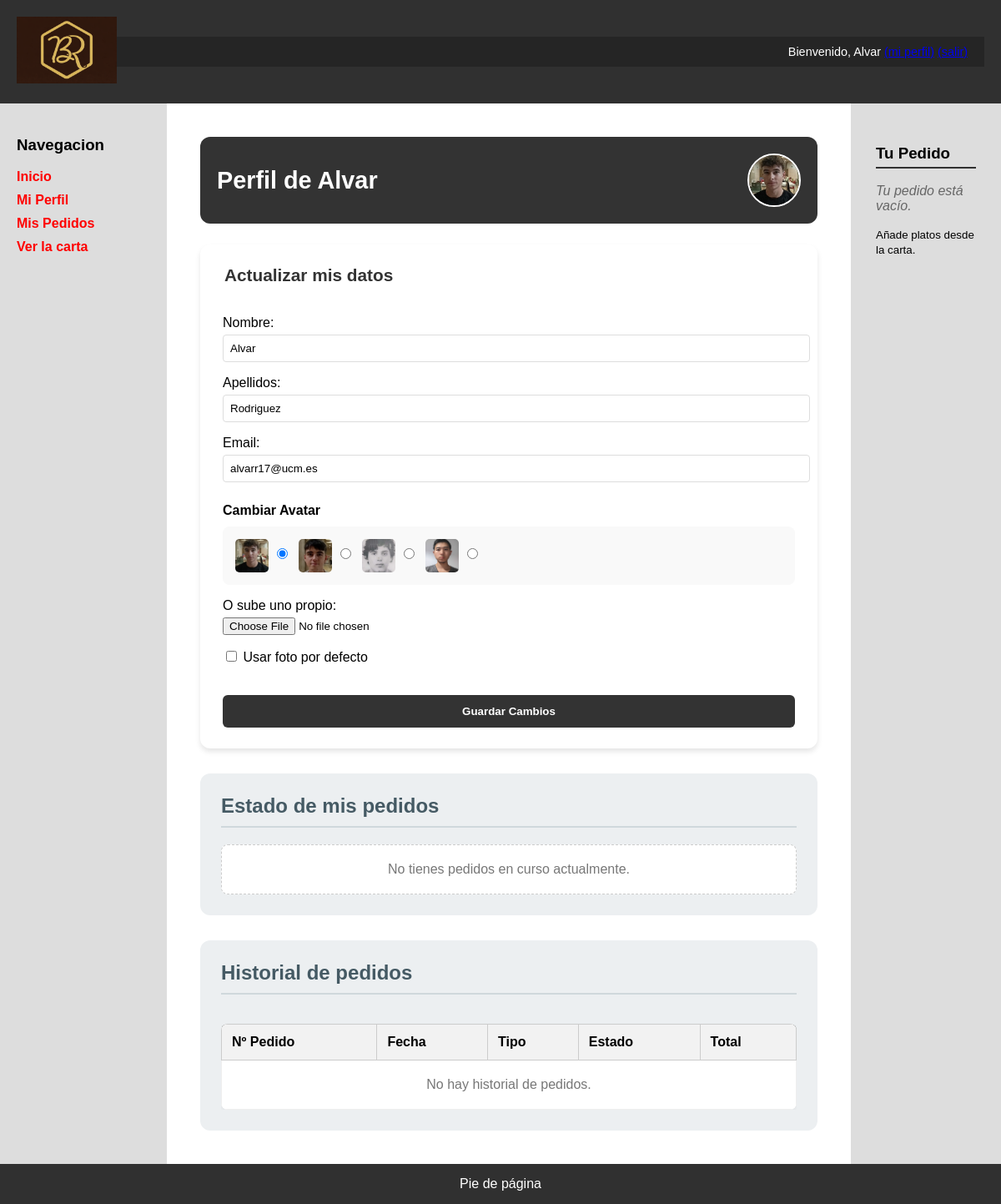
The app's page /perfil.php (signed in) with its own data.
### tables this page shows
CREATE TABLE `usuarios` (
  `id` int(11) NOT NULL,
  `nombreUsuario` varchar(30) NOT NULL,
  `password` varchar(70) NOT NULL,
  `avatar` varchar(255) DEFAULT 'default.png',
  `nombre` varchar(50) NOT NULL,
  `apellidos` varchar(100) NOT NULL,
  `email` varchar(100) NOT NULL,
  `rol` int(11) NOT NULL DEFAULT 1
);

### includes/clases/Formulario.php (called while the page is built, shortened)
<?php
abstract class Formulario
{
    protected static function generaListaErroresGlobales($errores = array(), $classAtt = '')
    {
        $clavesErroresGlobales = array_filter(array_keys($errores), function ($elem) {
            return is_numeric($elem);
        });
        $numErrores = count($clavesErroresGlobales);
        if ($numErrores == 0) {
            return '';
        }
        $html = "<ul class=\"$classAtt\">";
        $html .= '</ul>';
        return $html;
    }
}

### includes/clases/FormularioPerfil.php (the view, shortened to what this page needs)
<?php
class FormularioPerfil extends Formulario
{
    private $nombreUsuario;
    public function __construct($nombreUsuario)
    {
        $this->nombreUsuario = $nombreUsuario;
    }
    public function generaHtml()
    {
        $this->errores = [];
        $datos = $_POST ?: [];
        return $this->generaCamposFormulario($datos);
    }
    protected function generaCamposFormulario(&$datos)
    {
        $conn = Aplicacion::getInstance()->getConexionBd();
        $query = "SELECT * FROM usuarios WHERE nombreUsuario = '{$this->nombreUsuario}'";
        $rs = $conn->query($query);
        $user = $rs->fetch_assoc();
        $nombre    = htmlspecialchars($datos['nombre']     ?? $user['nombre']);
        $apellidos = htmlspecialchars($datos['apellidos']  ?? $user['apellidos']);
        $email     = htmlspecialchars($datos['email']      ?? $user['email']);
        $avatarActual = $datos['avatar_pre'] ?? $user['avatar'];
        $avatares = ['alvar.jpg', 'ethan.jpg', 'yago.jpg', 'zhirun.jpg'];
        $htmlAvatares = "";
        foreach ($avatares as $av) {
            $checked = ($avatarActual == $av) ? "checked" : "";
            $htmlAvatares .= "<label class='perfil-avatar-opcion'><img src='img/avatares/$av'><input type='radio' name='avatar_pre' value='$av' $checked></label>";
        }
        $htmlErrores = self::generaListaErroresGlobales($this->errores);
        return <<<EOF
        $htmlErrores
        <form action="perfil.php" method="POST" enctype="multipart/form-data">
            <input type="hidden" name="formId" value="formPerfil">
            <fieldset class="perfil-fieldset">
                <legend class="perfil-legend">Actualizar mis datos</legend>
                <p>Nombre:<br><input type="text" name="nombre" value="$nombre" class="perfil-input-text" required></p>
                <p>Apellidos:<br><input type="text" name="apellidos" value="$apellidos" class="perfil-input-text"></p>
                <p>Email:<br><input type="email" name="email" value="$email" class="perfil-input-text" required></p>
                <h4 class="perfil-avatar-title">Cambiar Avatar</h4>
                <div class="perfil-avatar-box">$htmlAvatares</div>
                <p>O sube uno propio:<br><input type="file" name="nueva_foto" accept="image/*" class="perfil-file-input"></p>
                <p class="perfil-checkbox"><input type="checkbox" name="borrar_foto"> Usar foto por defecto</p>
                <button type="submit" name="actualizar" class="perfil-submit">Guardar Cambios</button>
            </fieldset>
        </form>
        EOF;
    }
}

### perfil.php (shortened to what this page needs)
<?php
$conn = Aplicacion::getInstance()->getConexionBd();
$nombreUsuario = $conn->real_escape_string($_SESSION['nombreUsuario']);
$query = "SELECT * FROM usuarios WHERE nombreUsuario = '$nombreUsuario'";
$rs = $conn->query($query);
$usuario = $rs->fetch_assoc();
$estadosActivos = "'En preparacion', 'Cocinando', 'Listo cocina', 'Terminado'";
$query = "SELECT * FROM pedidos WHERE id_usuario = {$usuario['id']} AND estado IN ($estadosActivos) ORDER BY fecha DESC";
$rs = $conn->query($query);
$htmlActivos = "";
if ($rs && $rs->num_rows > 0) {
    foreach ($rs as $pedido) {
        $htmlActivos .= "
        <div class='perfil-pedido-activo'>
            <div class='perfil-pedido-activo-header'>
                <strong class='perfil-pedido-activo-titulo'>Pedido #{$pedido['numero_pedido']}</strong>
                <span class='perfil-pedido-activo-estado'>{$pedido['estado']}</span>
            </div>
            <div class='perfil-pedido-activo-detalle'>
                <p><strong>Fecha:</strong> {$pedido['fecha']}</p>
                <p><strong>Tipo:</strong> {$pedido['tipo']}</p>
                <p class='perfil-pedido-activo-total'><strong>Total: " . number_format($pedido['total'], 2) . "€</strong></p>
            </div>
        </div>";
    }
} else {
    $htmlActivos = "<div class='perfil-pedido-activo-vacio'>No tienes pedidos en curso actualmente.</div>";
}
$query = "SELECT * FROM pedidos WHERE id_usuario = {$usuario['id']} AND estado NOT IN ($estadosActivos) ORDER BY fecha DESC";
$rs = $conn->query($query);
if ($rs && $rs->num_rows > 0) {
    $filasHistorial = "";
    foreach ($rs as $ped) {
        $total = number_format($ped['total'], 2);
        $filasHistorial .= "
        <tr class='perfil-historial-row'>
            <td class='perfil-historial-cell'>#{$ped['numero_pedido']}</td>
            <td class='perfil-historial-cell'>{$ped['fecha']}</td>
            <td class='perfil-historial-cell'>{$ped['tipo']}</td>
            <td class='perfil-historial-cell'>{$ped['estado']}</td>
            <td class='perfil-historial-cell perfil-historial-cell--total'>{$total}€</td>
        </tr>";
    }
} else {
    $filasHistorial = "<tr><td colspan='5' class='perfil-historial-vacio'>No hay historial de pedidos.</td></tr>";
}
$htmlHistorial = <<<EOS
    <table class='perfil-historial-tabla'>
        <thead class='perfil-historial-thead'>
            <tr>
                <th class='perfil-historial-th'>Nº Pedido</th>
                <th class='perfil-historial-th'>Fecha</th>
                <th class='perfil-historial-th'>Tipo</th>
                <th class='perfil-historial-th'>Estado</th>
                <th class='perfil-historial-th'>Total</th>
            </tr>
        </thead>
        <tbody>$filasHistorial</tbody>
    </table>
EOS;
$formPerfil = new FormularioPerfil($_SESSION['nombreUsuario']);
$htmlFormPerfil = $formPerfil->generaHtml();
$contenidoPrincipal = <<<EOS
    <div class="perfil-header">
        <h1 class="perfil-header-title">Perfil de {$usuario['nombreUsuario']}</h1>
        <img src="img/avatares/{$usuario['avatar']}" class="perfil-header-avatar">
    </div>
    <div class="perfil-layout">
        <div class="perfil-form-wrapper">
            $htmlFormPerfil
        </div>
        <div class="perfil-panels">
            <div class="perfil-panel">
                <h2 class="perfil-panel-title">Estado de mis pedidos</h2>
                <div>$htmlActivos</div>
            </div>
            <div class="perfil-panel">
                <h2 class="perfil-panel-title">Historial de pedidos</h2>
                <div class="perfil-historial-wrapper">$htmlHistorial</div>
            </div>
        </div>
    </div>
EOS;
require __DIR__.'/includes/vistas/plantillas/plantilla.php';

### CSS/estilo.css (style rules this page uses)
body { background-color: #CDCDCD; margin: 0; font-family: Arial, sans-serif; }
table { width: 100%; border-collapse: collapse; margin-top: 20px; }
th { background-color: #f2f2f2; padding: 12px; border: 1px solid #ccc; text-align: left; }
td { padding: 10px; border: 1px solid #eee; }

### CSS/perfil.css (style rules this page uses)
.perfil-header { background: #333; color: white; padding: 20px; border-radius: 12px; margin-bottom: 25px; display: flex; justify-content: space-between; align-items: center; }
.perfil-header-title { margin: 0; font-size: 1.8em; }
.perfil-header-avatar { width: 60px; height: 60px; border-radius: 50%; border: 2px solid white; object-fit: cover; }
.perfil-layout { display: flex; gap: 30px; align-items: flex-start; flex-wrap: wrap; }
.perfil-form-wrapper { flex: 1; min-width: 300px; background: white; padding: 25px; border-radius: 12px; box-shadow: 0 4px 6px rgba(0,0,0,0.1); }
.perfil-fieldset { border: none; padding: 0; }
.perfil-legend { font-size: 1.3em; font-weight: bold; margin-bottom: 20px; color: #333; }
.perfil-input-text { width: 100%; padding: 8px; margin-top: 5px; border: 1px solid #ddd; border-radius: 4px; }
.perfil-avatar-title { margin: 25px 0 10px 0; }
.perfil-avatar-box { background: #f9f9f9; padding: 15px; border-radius: 8px; margin-bottom: 15px; }
.perfil-file-input { margin-top: 5px; }
.perfil-checkbox { margin-top: 15px; }
.perfil-submit { background: #333; color: white; border: none; padding: 12px 25px; border-radius: 6px; cursor: pointer; font-weight: bold; margin-top: 20px; width: 100%; }
.perfil-panels { flex: 2; min-width: 400px; display: flex; flex-direction: column; gap: 30px; }
.perfil-panel { background: #eceff1; padding: 25px; border-radius: 12px; }
.perfil-panel-title { margin-top: 0; color: #455a64; border-bottom: 2px solid #cfd8dc; padding-bottom: 10px; margin-bottom: 20px; }
.perfil-historial-wrapper { overflow-x: auto; }
.perfil-avatar-opcion { margin-right: 10px; cursor: pointer; }
.perfil-avatar-opcion img { width: 40px; height: 40px; object-fit: cover; vertical-align: middle; border-radius: 5px; margin-right: 5px; }
.perfil-pedido-activo-vacio { padding: 20px; background: white; border-radius: 8px; border: 1px dashed #ccc; text-align: center; color: #777; }
.perfil-historial-tabla { width: 100%; border-collapse: collapse; margin-top: 15px; background: white; border-radius: 8px; overflow: hidden; box-shadow: 0 2px 4px rgba(0,0,0,0.05); }
.perfil-historial-thead { background-color: #333; color: black; }
.perfil-historial-th { padding: 12px; text-align: left; }
.perfil-historial-vacio { padding: 20px; text-align: center; color: #777; }

### records on screen
usuarios: nombreUsuario "Alvar", avatar (picture), nombre "Alvar", apellidos "Rodriguez", email "alvarr17@ucm.es"

### other values on screen
$_SESSION['nombre'] "Alvar"
